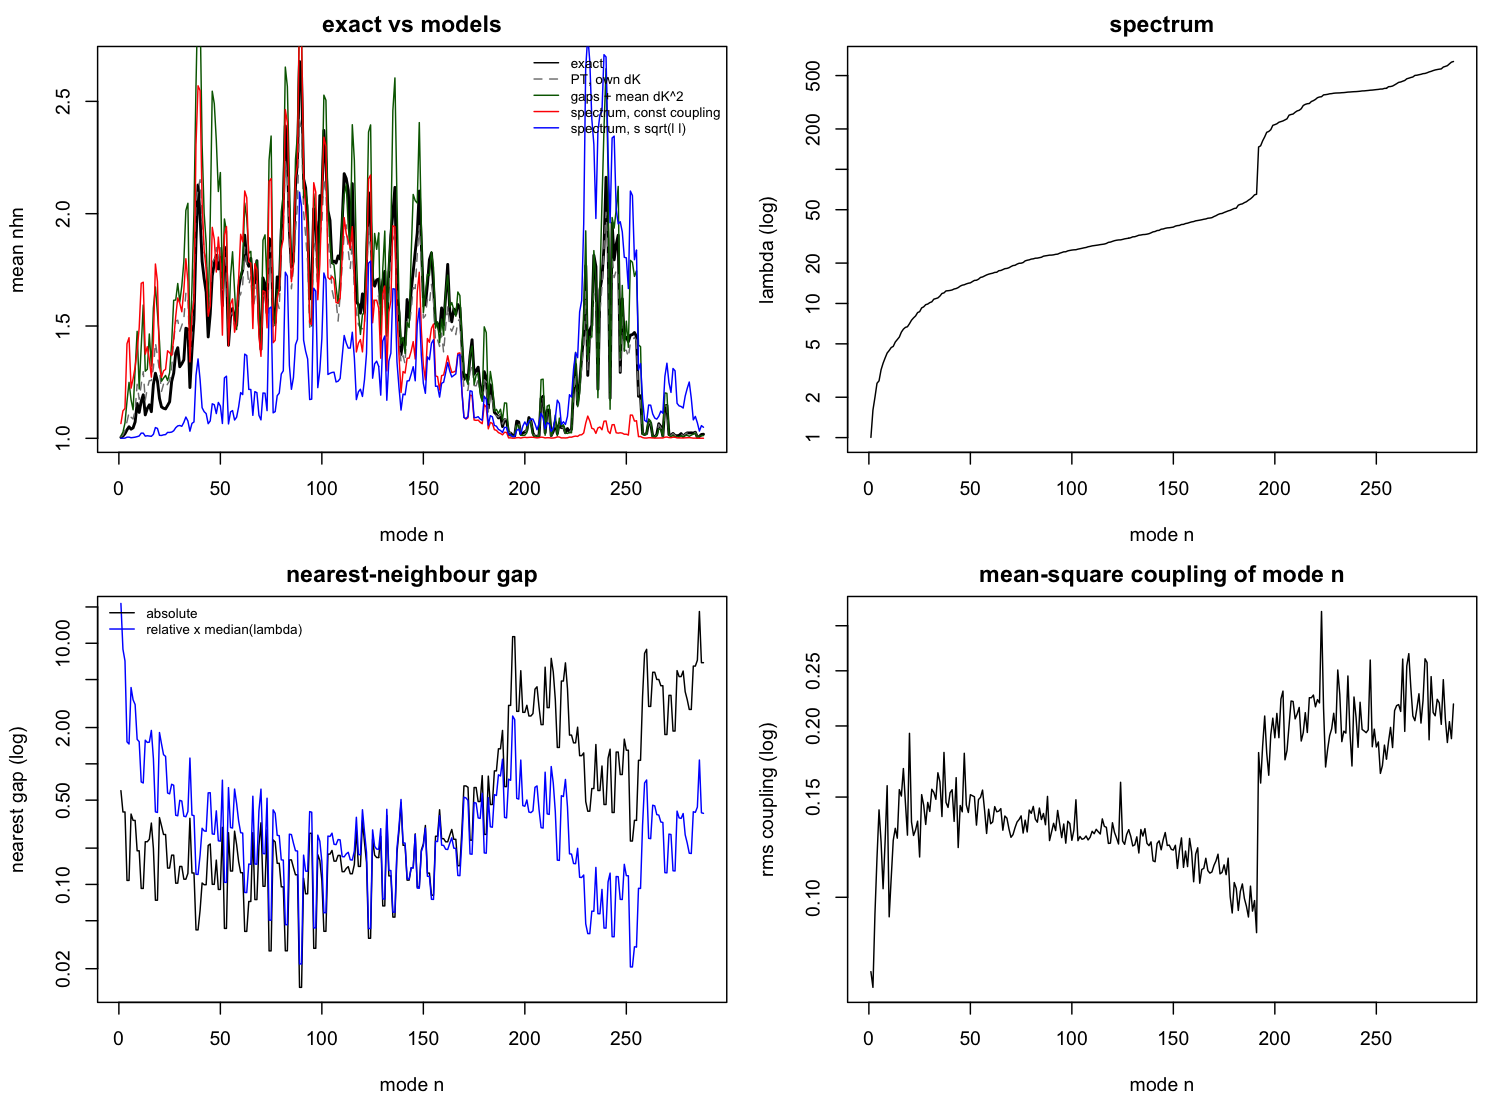

This chart was generated by the following R code:
# Run from the package root: Rscript dev/explorations/motion_comparisons/nhn_explain.R
out_dir <- "dev/explorations/motion_comparisons"
d <- readRDS(file.path(out_dir, "nhn_scan.rds"))
lambda <- d$lambda; n <- length(lambda); idx <- seq_len(n)
nhn_mean <- colMeans(d$nhn)
pt_mean <- colMeans(d$nhn_pt)

exp_entropy <- function(w) { p <- w / rowSums(w); pl <- p * log(p); pl[p == 0] <- 0; exp(-rowSums(pl)) }
two_level_nhn <- function(dk, level) {
  theta <- 0.5 * atan2(2 * abs(dk), abs(outer(level, level, "-")))
  w <- tan(theta)^2; diag(w) <- 1; exp_entropy(w)
}
# mean nhn under random symmetric couplings with variance matrix v (n x n), gaps from lambda
model_mean <- function(v, reps = 40, seed = 1) {
  set.seed(seed)
  acc <- 0
  for (r in seq_len(reps)) {
    z <- matrix(rnorm(n * n), n); z <- (z + t(z)) / sqrt(2)
    acc <- acc + two_level_nhn(z * sqrt(v), lambda)
  }
  acc / reps
}
fit_scale <- function(shape) {
  sse <- function(log_s) sum((model_mean(exp(2 * log_s) * shape) - nhn_mean)^2)
  opt <- optimize(sse, c(-15, 5))
  list(s = exp(opt$minimum), pred = model_mean(exp(2 * opt$minimum) * shape))
}
s0 <- fit_scale(matrix(1, n, n))                       # spectrum only: constant coupling
s2 <- fit_scale(outer(lambda, lambda))                 # spectrum only: coupling ~ s sqrt(lambda_n lambda_m)
s3 <- list(pred = model_mean(d$dk2_mean))              # gaps + empirical mean-square couplings (no fit)

r <- function(a, b) round(c(pearson = cor(a, b), spearman = cor(a, b, method = "spearman")), 3)
cat("mean nhn: min", round(min(nhn_mean), 2), "at n =", which.min(nhn_mean),
    "; max", round(max(nhn_mean), 2), "at n =", which.max(nhn_mean), "\n")
cat("mean nhn at n = 1..5:", round(nhn_mean[1:5], 2), "; last 5:", round(tail(nhn_mean, 5), 2), "\n")
cat("two-level PT with each mutant's own dK vs exact:   ", r(pt_mean, nhn_mean), "\n")
cat("model S3, gaps + empirical mean dK^2 (no fit):     ", r(s3$pred, nhn_mean), "\n")
cat("model S0, spectrum only, constant coupling, s =", signif(s0$s, 3), ":", r(s0$pred, nhn_mean), "\n")
cat("model S2, spectrum only, s sqrt(l_n l_m), s =", signif(s2$s, 3), ":", r(s2$pred, nhn_mean), "\n")

# descriptors of the spectrum
gap_lo <- c(Inf, diff(lambda)); gap_hi <- c(diff(lambda), Inf)
nn_gap <- pmin(gap_lo, gap_hi)
cat("Spearman(mean nhn, -nearest gap):          ", round(cor(nhn_mean, -nn_gap, method = "spearman"), 3), "\n")
cat("Spearman(mean nhn, -nearest relative gap): ", round(cor(nhn_mean, -nn_gap / lambda, method = "spearman"), 3), "\n")
# mode-resolved coupling strength: rms off-diagonal coupling of mode n
dk2 <- d$dk2_mean; diag(dk2) <- NA
coupling_rms <- sqrt(rowMeans(dk2, na.rm = TRUE))
cat("Spearman(mean nhn, rms coupling):          ", round(cor(nhn_mean, coupling_rms, method = "spearman"), 3), "\n")
cat("Spearman(rms coupling, lambda):            ", round(cor(coupling_rms, lambda, method = "spearman"), 3), "\n")
cat("lambda range:", signif(range(lambda), 3), "\n")

saveRDS(list(nhn_mean = nhn_mean, pt_mean = pt_mean, s0 = s0$pred, s2 = s2$pred, s3 = s3$pred,
             nn_gap = nn_gap, coupling_rms = coupling_rms, lambda = lambda),
        file.path(out_dir, "nhn_explain.rds"))

png(file.path(out_dir, "nhn_explain.png"), width = 1500, height = 1100, res = 140)
par(mfrow = c(2, 2), mar = c(4.2, 4.2, 2, 1))
plot(idx, nhn_mean, type = "l", lwd = 2, xlab = "mode n", ylab = "mean nhn", main = "exact vs models")
lines(idx, pt_mean, col = "grey50", lty = 2); lines(idx, s3$pred, col = "darkgreen")
lines(idx, s0$pred, col = "red"); lines(idx, s2$pred, col = "blue")
legend("topright", c("exact", "PT, own dK", "gaps + mean dK^2", "spectrum, const coupling", "spectrum, s sqrt(l l)"),
       col = c("black", "grey50", "darkgreen", "red", "blue"), lty = c(1, 2, 1, 1, 1), cex = 0.7, bty = "n")
plot(idx, lambda, type = "l", log = "y", xlab = "mode n", ylab = "lambda (log)", main = "spectrum")
plot(idx, nn_gap, type = "l", log = "y", xlab = "mode n", ylab = "nearest gap (log)", main = "nearest-neighbour gap")
lines(idx, nn_gap / lambda * median(lambda), col = "blue")
legend("topleft", c("absolute", "relative x median(lambda)"), col = c("black", "blue"), lty = 1, cex = 0.7, bty = "n")
plot(idx, coupling_rms, type = "l", log = "y", xlab = "mode n", ylab = "rms coupling (log)", main = "mean-square coupling of mode n")
dev.off()
